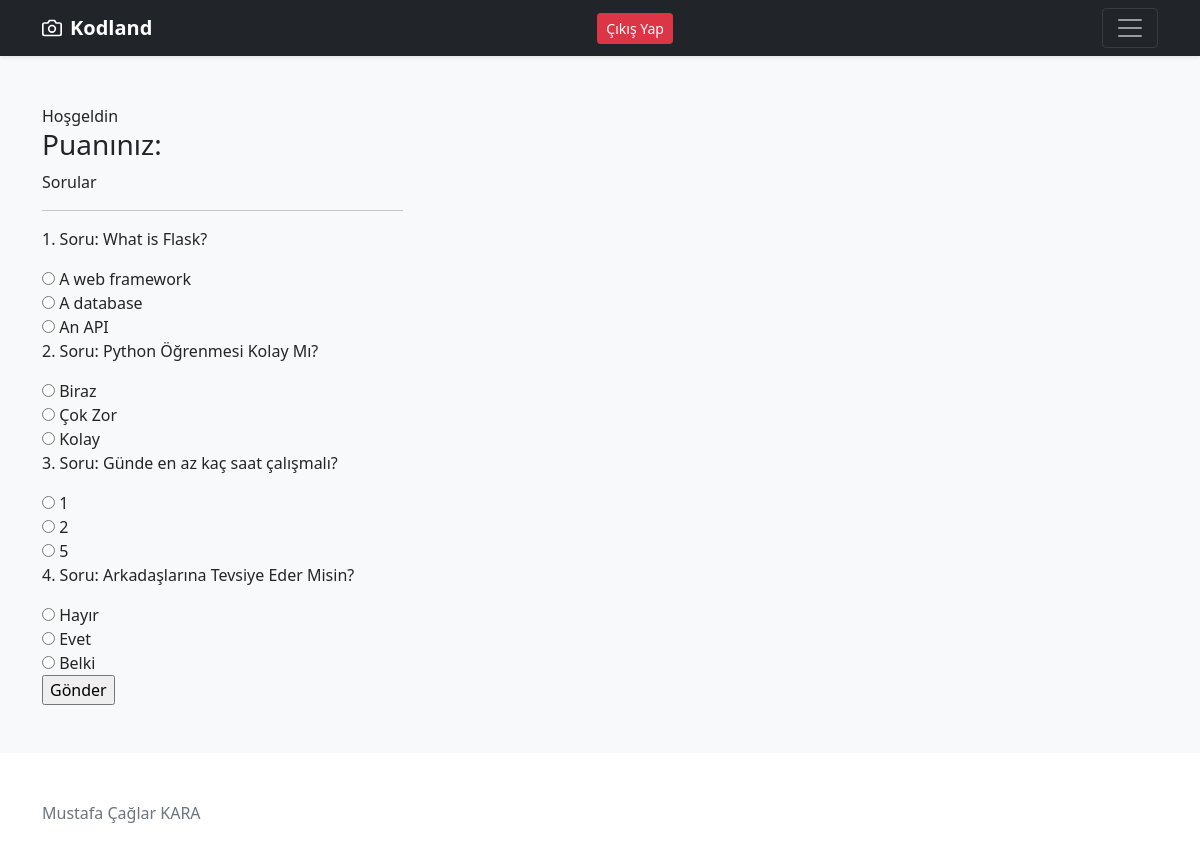
The page / (signed in) on the database its author committed.
### core/models/questionModel.py (models this page shows)
class Question(db.Model):
    __tablename__ = 'questions'
    id = db.Column(db.Integer, primary_key=True)
    question_text = db.Column(db.String(500), nullable=False)
    option1 = db.Column(db.String(100), nullable=False)
    option2 = db.Column(db.String(100), nullable=False)
    option3 = db.Column(db.String(100), nullable=False)
    correct_option = db.Column(db.Integer, nullable=False)

### core/index.py (the view, shortened to what this page needs)
@app.route("/", methods=['GET', 'POST'])
def index():
    context = {}
    if sessionHelpers.checkSession():
        user = User.query.filter_by(username=session['user_id']).first()
        questions = Question.query.all()
        context["user"] = user
        context["questions"] = questions
        return render_template("index.html", **context)
    else:
        return redirect(url_for('login'))

### core/helpers/sessionHelpers.py (called while the page is built)
def checkSession()->bool:
    if 'username' in session:
        return True
    else:
        return False

### core/templates/index.html (shortened to what this page needs)
{% extends "base.html" %}
{% block content %}
<div class="mb-12">
    Hoşgeldin {{ user.username }}
    {% if score is not none %}
    <div>
        <h3>Puanınız: {{ score }}</h3>
    </div>
    {% endif %}
</div>
<div class="mb-12">
    Sorular
    <hr>
    <form action="/" method="POST">
        {% for question in questions %}
        <div>
            <p>{{ loop.index }}. Soru: {{ question.question_text }}</p>
            <input type="radio" name="question_{{ question.id }}" value="1"> {{ question.option1 }}<br>
            <input type="radio" name="question_{{ question.id }}" value="2"> {{ question.option2 }}<br>
            <input type="radio" name="question_{{ question.id }}" value="3"> {{ question.option3 }}<br>
        </div>
        {% endfor %}
        <input type="submit" value="Gönder">
    </form>
</div>
{% endblock %}

### core/templates/base.html (shortened to what this page needs)
<!doctype html>
<html lang="en">
  <head>
<link href="{{url_for('static',filename='css/bootstrap.min.css')}}" rel="stylesheet">
  </head>
  <body>
<header>
  <div class="navbar navbar-dark bg-dark shadow-sm">
    <div class="container">
      <a href="#" class="navbar-brand d-flex align-items-center">
        <strong>Kodland</strong>
      </a>
      {% if session['username'] %}
    <form action="{{ url_for('logout') }}" method="post">
        <input type="submit" class="btn btn-danger btn-sm" value="Çıkış Yap">
    </form>
      {% endif %}
      <button class="navbar-toggler" type="button" data-bs-toggle="collapse" data-bs-target="#navbarHeader" aria-controls="navbarHeader" aria-expanded="false" aria-label="Toggle navigation">
        <span class="navbar-toggler-icon"></span>
      </button>
    </div>
  </div>
</header>
<main>
  <div class="album py-5 bg-light">
    <div class="container">
      <div class="row row-cols-1 row-cols-sm-2 row-cols-md-3 g-3">
        <div class="col">
          {% block content %}{% endblock %}
        </div>
      </div>
    </div>
  </div>
</main>
<footer class="text-muted py-5">
  <div class="container">
    <p class="mb-1">Mustafa Çağlar KARA</p>
   </div>
</footer>
  </body>
</html>

### rows shown on the page
Question: question_text "What is Flask?", option1 "A web framework", option2 "A database", option3 "An API"
Question: question_text "Python Öğrenmesi Kolay Mı?", option1 "Biraz", option2 "Çok Zor", option3 "Kolay"
Question: question_text "Günde en az kaç saat çalışmalı?", option1 "1", option2 "2", option3 "5"
Question: question_text "Arkadaşlarına Tevsiye Eder Misin?", option1 "Hayır", option2 "Evet", option3 "Belki"
